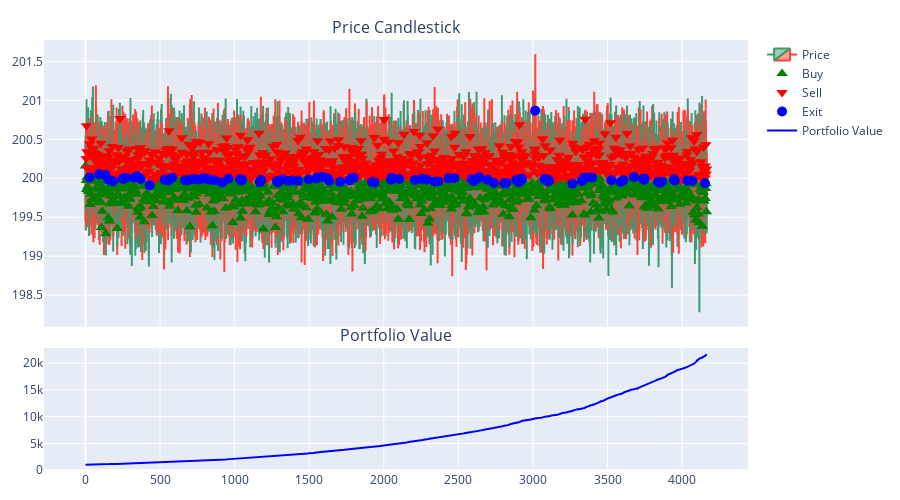

The notebook cell this image was saved under:
### Code cell
buy_df_qlearning, sell_df_qlearning, exit_df_qlearning = extract_signals(historical_info_df)
fig_qlearning = build_fig(
    historical_info_df,
    buy_df_qlearning,
    sell_df_qlearning,
    exit_df_qlearning
)
fig_qlearning.show()

### Figure 1 — Plotly figure (JSON) as saved in the notebook; plotly's stock layout.template omitted (floating-point values rounded to 4 significant figures; data arrays with more than 128 entries replaced by an {"elided": "..."} marker saying what was removed)
{"data": [{"close": {"elided": "4166 float values"}, "high": {"elided": "4166 float values"}, "low": {"elided": "4166 float values"}, "name": "Price", "open": {"elided": "4166 float values"}, "type": "candlestick", "x": {"elided": "4166 int values"}, "xaxis": "x", "yaxis": "y"}, {"marker": {"color": "green", "size": 10, "symbol": "triangle-up"}, "mode": "markers", "name": "Buy", "type": "scatter", "x": {"elided": "894 int values"}, "xaxis": "x", "y": {"elided": "894 float values"}, "yaxis": "y"}, {"marker": {"color": "red", "size": 10, "symbol": "triangle-down"}, "mode": "markers", "name": "Sell", "type": "scatter", "x": {"elided": "950 int values"}, "xaxis": "x", "y": {"elided": "950 float values"}, "yaxis": "y"}, {"marker": {"color": "blue", "size": 10, "symbol": "circle"}, "mode": "markers", "name": "Exit", "type": "scatter", "x": [28, 93, 134, 155, 185, 250, 257, 263, 272, 329, 341, 349, 369, 431, 532, 554, 581, 667, 687, 721, 758, 786, 799, 828, 866, 917, 958, 1036, 1046, 1050, 1168, 1179, 1284, 1289, 1319, 1361, 1385, 1426, 1497, 1547, 1563, 1592, 1620, 1630, 1633, 1708, 1770, 1787, 1799, 1922, 1938, 2048, 2054, 2103, 2209, 2254, 2288, 2341, 2365, 2434, 2473, 2589, 2603, 2636, 2640, 2697, 2738, 2809, 2821, 2888, 2901, 2905, 2921, 2926, 3015, 3079, 3083, 3099, 3102, 3108, 3264, 3328, 3330, 3341, 3357, 3397, 3525, 3588, 3606, 3677, 3739, 3744, 3749, 3838, 3849, 3864, 3945, 3951, 4034, 4068, 4153], "xaxis": "x", "y": [200.0, 200.1, 200.0, 200.0, 200.0, 200.0, 200.0, 200.0, 200.0, 200.0, 200.0, 200.0, 200.0, 199.9, 200.0, 200.0, 200.0, 200.0, 200.0, 200.0, 200.0, 200.0, 200.0, 200.0, 200.0, 199.9, 200.0, 200.0, 200.0, 200.0, 200.0, 200.0, 200.0, 199.9, 200.0, 200.0, 200.0, 200.0, 200.0, 200.0, 200.0, 200.0, 200.0, 200.0, 200.0, 200.0, 200.0, 200.0, 200.0, 200.0, 199.9, 200.0, 200.0, 200.0, 200.0, 200.0, 200.0, 200.0, 200.0, 200.0, 200.0, 200.0, 200.0, 200.0, 200.0, 200.0, 199.9, 199.9, 199.9, 200.0, 200.0, 199.9, 200.0, 200.0, 200.9, 200.0, 200.0, 200.0, 200.0, 200.0, 199.9, 200.0, 200.0, 200.0, 200.0, 200.0, 200.0, 200.0, 200.0, 200.0, 200.0, 200.0, 200.0, 200.0, 199.9, 200.0, 200.0, 200.0, 200.0, 200.0, 199.9], "yaxis": "y"}, {"line": {"color": "blue"}, "mode": "lines", "name": "Portfolio Value", "type": "scatter", "x": {"elided": "4166 int values"}, "xaxis": "x2", "y": {"elided": "4166 float values"}, "yaxis": "y2"}], "layout": {"annotations": [{"font": {"size": 16}, "showarrow": false, "text": "Price Candlestick", "x": 0.5, "xanchor": "center", "xref": "paper", "y": 1.0, "yanchor": "bottom", "yref": "paper"}, {"font": {"size": 16}, "showarrow": false, "text": "Portfolio Value", "x": 0.5, "xanchor": "center", "xref": "paper", "y": 0.285, "yanchor": "bottom", "yref": "paper"}], "height": 500, "margin": {"b": 20, "l": 40, "r": 20, "t": 40}, "xaxis": {"anchor": "y", "domain": [0, 1], "matches": "x2", "rangeslider": {"visible": false}, "showticklabels": false}, "xaxis2": {"anchor": "y2", "domain": [0, 1], "rangeslider": {"visible": false}}, "yaxis": {"anchor": "x", "domain": [0.335, 1.0]}, "yaxis2": {"anchor": "x2", "domain": [0, 0.285]}}}
